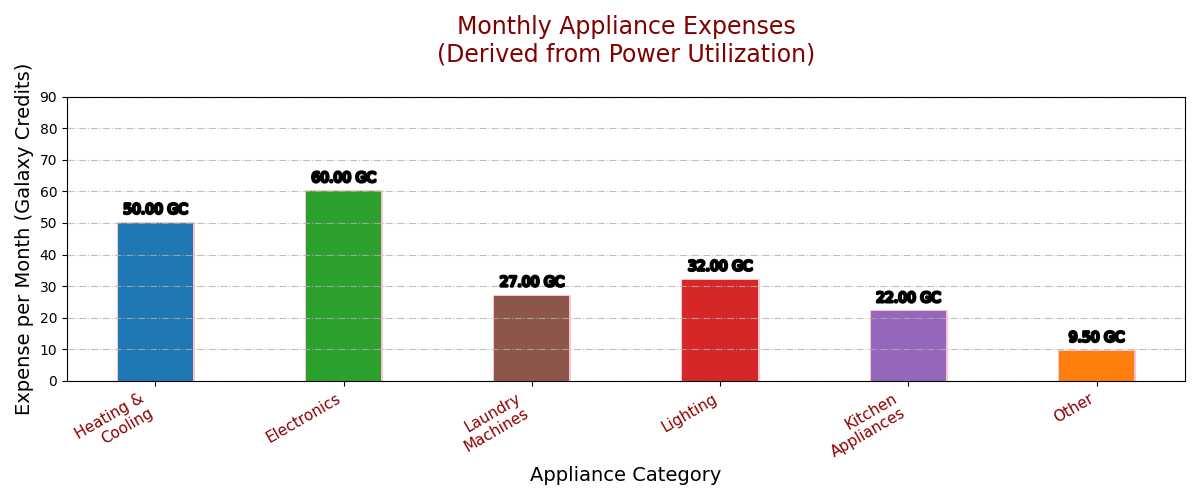

Here is the Python script that generated this plot:
import matplotlib.pyplot as plt
import numpy as np
from matplotlib import patheffects

appliance_types = ["Heating &\nCooling", "Electronics", "Laundry\nMachines", "Lighting", "Kitchen\nAppliances", "Other"]
energy_consumption = [250, 400, 150, 200, 100, 50]
variability = [30, 50, 20, 25, 10, 5]
cost_per_kwh = [0.2, 0.15, 0.18, 0.16, 0.22, 0.19]

colors = ['#1f77b4', '#2ca02c', '#8c564b', '#d62728', '#9467bd', '#ff7f0e']

fig, ax = plt.subplots(figsize=(12, 7))
bar_positions = np.arange(len(appliance_types))
bars = ax.bar(bar_positions, energy_consumption, yerr=variability, capsize=7, color=colors, width=0.5,
              path_effects=[patheffects.withStroke(linewidth=3, foreground="yellow")])

for bar in bars:
    yval = bar.get_height()
    ax.text(bar.get_x() + bar.get_width() / 2, yval + 15, f'{yval} ZWh', ha='center', va='bottom',
            fontsize=10, fontweight='normal', path_effects=[patheffects.withStroke(linewidth=2, foreground="black")])

ax.annotate('Max Activity', xy=(1, 400), xytext=(2.5, 450),
            arrowprops=dict(facecolor='green', shrink=0.05), fontsize=12, color='blue')
ax.axhline(y=200, color='purple', linestyle='-.', linewidth=2, label='Avg. Yardstick')

ax.set_title("Household Appliance\nPower Utilization", fontsize=20, color='darkgreen', pad=25)
ax.set_xlabel("Appliance Category", fontsize=14)
ax.set_ylabel("Power Utilization (ZWh/month)", fontsize=13)
ax.set_xticks(bar_positions)
ax.set_xticklabels(appliance_types, fontsize=11, rotation=30, ha='right', color='navy')
ax.set_ylim(0, 500)
ax.yaxis.grid(True, linestyle=':', alpha=0.7)

ax.legend(loc='upper center')

plt.tight_layout()

monthly_costs = np.array(energy_consumption) * np.array(cost_per_kwh)
fig, ax2 = plt.subplots(figsize=(12, 5))
bars2 = ax2.bar(bar_positions, monthly_costs, color=colors, width=0.4,
                path_effects=[patheffects.withStroke(linewidth=2, foreground="pink")])

ax2.set_title("Monthly Appliance Expenses\n(Derived from Power Utilization)", fontsize=17, color='maroon', pad=25)
ax2.set_xlabel("Appliance Category", fontsize=14)
ax2.set_ylabel("Expense per Month (Galaxy Credits)", fontsize=14)
ax2.set_xticks(bar_positions)
ax2.set_xticklabels(appliance_types, fontsize=11, rotation=30, ha='right', color='darkred')
ax2.set_ylim(0, 90)
ax2.yaxis.grid(True, linestyle='-.', alpha=0.8)

for bar in bars2:
    yval = bar.get_height()
    ax2.text(bar.get_x() + bar.get_width() / 2, yval + 2, f'{yval:.2f} GC', ha='center', va='bottom',
             fontsize=10, fontweight='normal', path_effects=[patheffects.withStroke(linewidth=2, foreground="black")])

plt.tight_layout()

plt.show()
